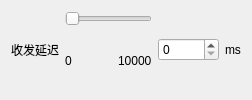
               <widget class="QWidget" name="latency_parent_widget" native="true">
                <property name="enabled">
                 <bool>true</bool>
                </property>
                <layout class="QHBoxLayout" name="horizontalLayout_23" stretch="1,6,1,1">
                 <item>
                  <widget class="QLabel" name="label_6">
                   <property name="text">
                    <string>收发延迟</string>
                   </property>
                  </widget>
                 </item>
                 <item>
                  <layout class="QVBoxLayout" name="verticalLayout_4">
                   <item>
                    <widget class="QSlider" name="latency_slider">
                     <property name="maximum">
                      <number>10000</number>
                     </property>
                     <property name="orientation">
                      <enum>Qt::Horizontal</enum>
                     </property>
                    </widget>
                   </item>
                   <item>
                    <layout class="QHBoxLayout" name="horizontalLayout_22">
                     <item>
                      <widget class="QLabel" name="label_23">
                       <property name="text">
                        <string>0</string>
                       </property>
                      </widget>
                     </item>
                     <item>
                      <spacer name="horizontalSpacer">
                       <property name="orientation">
                        <enum>Qt::Horizontal</enum>
                       </property>
                       <property name="sizeHint" stdset="0">
                        <size>
                         <width>40</width>
                         <height>20</height>
                        </size>
                       </property>
                      </spacer>
                     </item>
                     <item>
                      <widget class="QLabel" name="label_24">
                       <property name="text">
                        <string>10000</string>
                       </property>
                      </widget>
                     </item>
                    </layout>
                   </item>
                  </layout>
                 </item>
                 <item>
                  <widget class="QSpinBox" name="latency_spin_box">
                   <property name="maximum">
                    <number>10000</number>
                   </property>
                  </widget>
                 </item>
                 <item>
                  <widget class="QLabel" name="label_25">
                   <property name="text">
                    <string>ms</string>
                   </property>
                  </widget>
                 </item>
                </layout>
               </widget>
